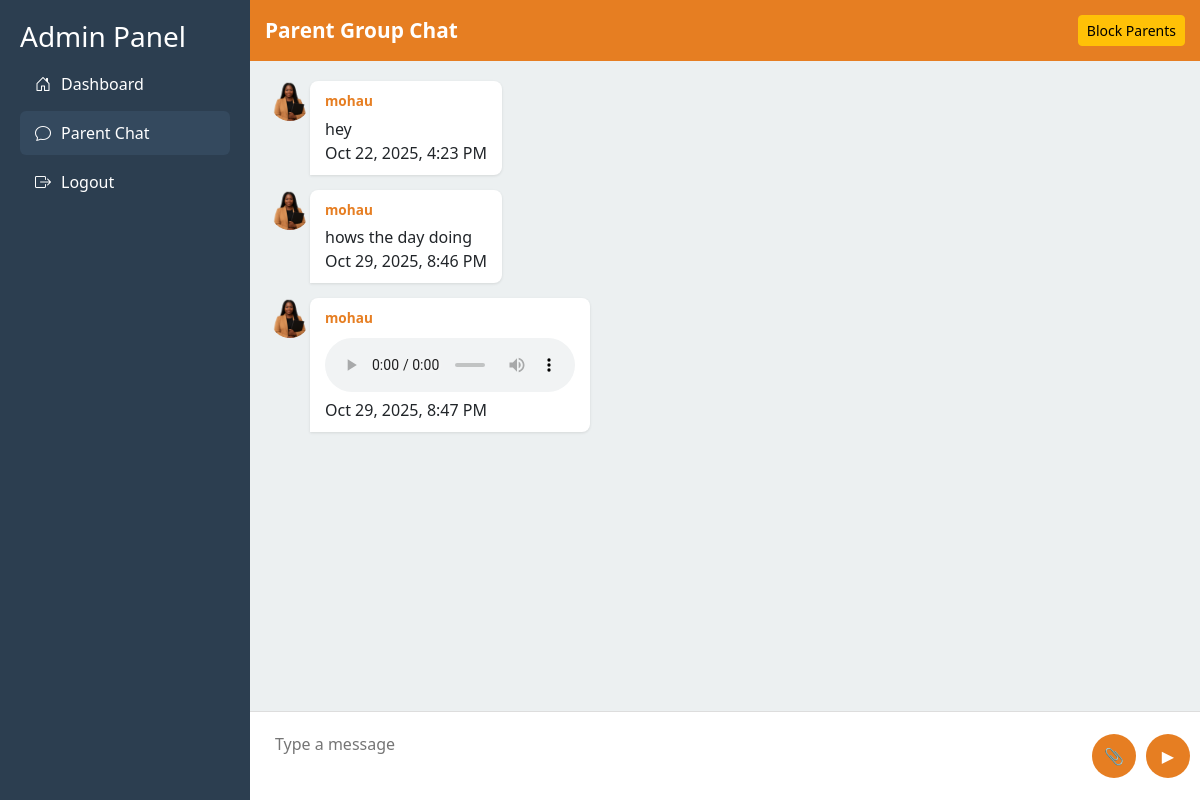
/admin_parent_chatting.php (signed in), run on the app's committed database.
### tables this page shows
CREATE TABLE `parents_groupchat_messages` (
  `message_id` int(11) NOT NULL AUTO_INCREMENT,
  `sender_user_id` int(11) NOT NULL,
  `body` text DEFAULT NULL,
  `attachment_type` enum('document','audio','picture','video') DEFAULT NULL,
  `attachment_path` varchar(255) DEFAULT NULL,
  `sent_at` timestamp NOT NULL DEFAULT current_timestamp(),
  `is_read` tinyint(1) DEFAULT 0,
  `reply_to` int(11) DEFAULT NULL,
  PRIMARY KEY (`message_id`),
  KEY `sender_user_id` (`sender_user_id`),
  CONSTRAINT `parents_groupchat_messages_ibfk_1` FOREIGN KEY (`sender_user_id`) REFERENCES `users` (`user_id`) ON DELETE CASCADE
);

CREATE TABLE `users` (
  `user_id` int(11) NOT NULL AUTO_INCREMENT,
  `firstName` varchar(100) DEFAULT NULL,
  `lastName` varchar(100) DEFAULT NULL,
  `email` varchar(100) DEFAULT NULL,
  `password` varchar(255) DEFAULT NULL,
  `username` varchar(50) DEFAULT NULL,
  `role` varchar(20) DEFAULT NULL,
  `gender` varchar(10) DEFAULT NULL,
  `dob` date DEFAULT NULL,
  `IDNumber` varchar(20) DEFAULT NULL,
  `phone` varchar(20) DEFAULT NULL,
  `document` varchar(255) DEFAULT NULL,
  `status` varchar(20) DEFAULT NULL,
  `address_id` int(11) DEFAULT NULL,
  `created_at` datetime DEFAULT NULL,
  `updated_at` datetime DEFAULT NULL,
  PRIMARY KEY (`user_id`),
  UNIQUE KEY `email` (`email`),
  UNIQUE KEY `username` (`username`),
  KEY `address_id` (`address_id`),
  CONSTRAINT `users_ibfk_1` FOREIGN KEY (`address_id`) REFERENCES `addresses` (`address_id`)
);

### admin_parent_chatting.php (the view, shortened to what this page needs)
<?php
include("db.php");
$admin_id = $_SESSION['user_id'];
$stmt_messages = $conn->prepare("
    SELECT gm.message_id, gm.sender_user_id, gm.body, gm.sent_at,
           gm.attachment_type, gm.attachment_path, gm.reply_to,
           u.username, u.role, IFNULL(p.photo,'default_profile.png') AS photo
    FROM parents_groupchat_messages gm
    JOIN users u ON gm.sender_user_id = u.user_id
    LEFT JOIN parents p ON u.user_id = p.user_id
    ORDER BY gm.sent_at ASC
");
$stmt_messages->execute();
$res = $stmt_messages->get_result();
$messages = $res->fetch_all(MYSQLI_ASSOC);
$settings = $conn->query("SELECT * FROM groupchat_settings LIMIT 1")->fetch_assoc();
$is_blocked = $settings['is_blocked'] ?? 0;
$currentPage = basename($_SERVER['PHP_SELF']);
?>
<!DOCTYPE html>
<html lang="en">
<head>
<link href="https://cdn.jsdelivr.net/npm/bootstrap@5.3.2/dist/css/bootstrap.min.css" rel="stylesheet">
<link href="https://cdn.jsdelivr.net/npm/bootstrap-icons@1.11.3/font/bootstrap-icons.css" rel="stylesheet">
</head>
<body>
<div class="sidebar">
    <h3>Admin Panel</h3>
    <a href="admin_dashboard.php" class="<?= $currentPage === 'admin_dashboard.php' ? 'active' : '' ?>"><i class="bi bi-house-door"></i> Dashboard</a>
    <a href="parents_groupchat_admin.php" class="active"><i class="bi bi-chat"></i> Parent Chat</a>
    <a href="logout.php"><i class="bi bi-box-arrow-right"></i> Logout</a>
</div>
<div class="main-content">
    <div class="chat-header">
        Parent Group Chat
        <button class="btn btn-sm btn-warning" id="toggleBlock">
            <?= $is_blocked ? 'Unblock Parents' : 'Block Parents' ?>
        </button>
    </div>
    <div class="chat-messages" id="chatMessages">
        <?php foreach($messages as $msg):
            $isAdmin = $msg['role'] === 'admin';
            $classes = $isAdmin ? 'message admin' : ($msg['sender_user_id']==$admin_id ? 'message self' : 'message other');
            $sentAt = date('M j, Y, g:i A', strtotime($msg['sent_at']));
        ?>
        <div class="<?= $classes ?>" data-id="<?= $msg['message_id'] ?>" data-username="<?= htmlspecialchars($msg['username']) ?>" data-body="<?= htmlspecialchars($msg['body']) ?>">
            <?php if(!$isAdmin): ?>
                <img src="<?= htmlspecialchars($msg['photo']) ?>" class="avatar parent-avatar">
            <?php endif; ?>
            <div class="content">
                <div class="msg-username"><?= $isAdmin ? 'Admin' : htmlspecialchars($msg['username']) ?></div>
                <div class="msg-body"><?= nl2br(htmlspecialchars($msg['body'])) ?></div>
                <?php if(!empty($msg['attachment_type']) && !empty($msg['attachment_path'])): ?>
                    <div class="attachment">
                        <?php
                        $path = htmlspecialchars($msg['attachment_path']);
                        switch($msg['attachment_type']){
                            case 'audio': echo "<audio controls><source src='$path' type='audio/mpeg'></audio>"; break;
                        }
                        ?>
                    </div>
                <?php endif; ?>
                <div class="msg-meta"><?= $sentAt ?></div>
            </div>
        </div>
        <?php endforeach; ?>
    </div>
    <form class="chat-input" id="chatForm" enctype="multipart/form-data">
        <textarea id="msgInput" name="message" placeholder="Type a message"></textarea>
        <button type="button" id="attachBtn">📎</button>
        <button type="submit" id="sendBtn">▶</button>
    </form>
</div>
</body>
</html>

### admin_parent_chatting.php (style rules this page uses)
body { display:flex; min-height:100vh; margin:0; font-family:Segoe UI, Tahoma; background-color: #f8f9fa; }
.sidebar { width:250px; background:#2c3e50; color:#fff; position:fixed; height:100vh; padding:20px; overflow-y:auto; }
.sidebar a { color:white; text-decoration:none; display:flex; align-items:center; padding:10px 15px; margin:5px 0; border-radius:6px; transition:.3s; }
.sidebar a i { margin-right:10px; }
.sidebar a:hover, .sidebar a.active { background:#34495e; }
.main-content { margin-left:250px; flex:1; display:flex; flex-direction:column; height:100vh; }
.chat-header { background:#e67e22; color:white; text-align:center; padding:15px; font-size:1.3rem; font-weight:bold; display:flex; justify-content:space-between; align-items:center; }
.chat-messages { flex:1; padding:20px; overflow-y:auto; background:#ecf0f1; }
.message { display:flex; margin-bottom:15px; max-width:70%; position:relative; }
.message.other .content { background:#fff; padding:10px 15px; border-radius:8px 8px 8px 0; box-shadow:0 1px 3px rgba(0,0,0,0.1); }
.avatar { width:40px; height:40px; border-radius:50%; object-fit:cover; cursor:pointer; }
.msg-username { font-weight:bold; font-size:0.85rem; margin-bottom:5px; color:#e67e22; }
.msg-body { white-space:pre-wrap; }
.attachment img, .attachment video, .attachment audio { max-width:250px; border-radius:8px; margin-top:5px; }
.chat-input { padding:10px; background:#fff; display:flex; align-items:center; border-top:1px solid #ddd; }
.chat-input textarea { flex:1; resize:none; border:none; padding:10px 15px; border-radius:25px; outline:none; }
.chat-input button { background:#e67e22; color:#fff; border:none; border-radius:50%; width:44px; height:44px; margin-left:10px; cursor:pointer; }

### data on the page
parents_groupchat_messages: sender_user.username "mohau", body "hey", sent_at "Oct 22, 2025, 4:23 PM"
parents_groupchat_messages: sender_user.username "mohau", body "hows the day doing", sent_at "Oct 29, 2025, 8:46 PM"
parents_groupchat_messages: sender_user.username "mohau", sent_at "Oct 29, 2025, 8:47 PM"
